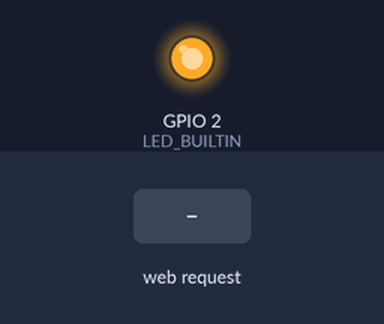
Bench run of a sketch on a simulated ESP8266 (NodeMCU). Parts: output pins drawn as LEDs (lit = HIGH, except the on-board LED, lit = LOW). Inputs (shaded band) come from the test bench. What the sketch prints to the serial monitor is not drawn.

Above: at 2.2 s.
2.3 s: HTTP request GET /LEDOff received
At 2.7 s:
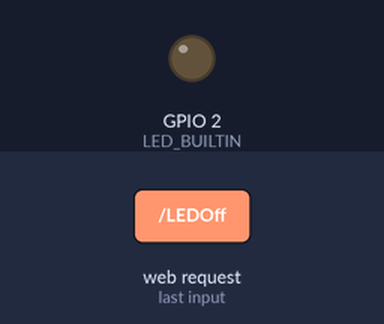
3.8 s: HTTP request GET /LEDOn received
At 5.1 s:
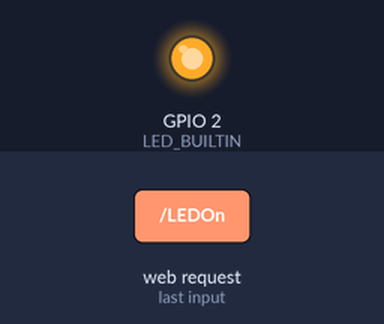
Timing chart, 0 to 6.8 s (numbered marks = the images above; inputs shaded):
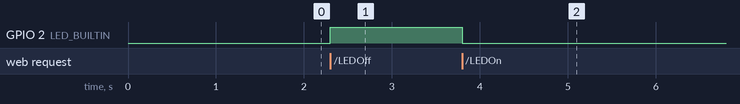

The sketch:

ESPwifi.ino
```cpp
#include <ESP8266WiFi.h>
#include <WiFiClient.h>
#include <ESP8266WebServer.h>

const char *ssid = "ESP";
const char *password = "123456789";
int stateLED = LOW;

ESP8266WebServer server(80);

void handleRoot() {
    response();
}

void handleLedOn() {
  stateLED = LOW;
  digitalWrite(LED_BUILTIN, stateLED);
  response();
}

void handleLedOff() {
  stateLED = HIGH;
  digitalWrite(LED_BUILTIN, stateLED);
  response();
}

const String HtmlHtml = "<html><head>"
    "<meta name=\"viewport\" content=\"width=device-width, initial-scale=1\" /></head>";
const String HtmlHtmlClose = "</html>";
const String HtmlTitle = "<h1>Arduino-er: ESP8266 AP WebServer exercise</h1><br/>\n";
const String HtmlLedStateLow = "<big>LED is now <b>ON</b></big><br/>\n";
const String HtmlLedStateHigh = "<big>LED is now <b>OFF</b></big><br/>\n";
const String HtmlButtons =
    "<a href=\"LEDOn\"><button style=\"display: block; width: 100%; color:green;\">ON</button></a><br/>"
    "<a href=\"LEDOff\"><button style=\"display: block; width: 100%; color:red;\">OFF</button></a><br/>";

void response(){
  String htmlRes = HtmlHtml + HtmlTitle;
  if(stateLED == LOW){
    htmlRes += HtmlLedStateLow;
  }else{
    htmlRes += HtmlLedStateHigh;
  }

  htmlRes += HtmlButtons;
  htmlRes += HtmlHtmlClose;

  server.send(200, "text/html", htmlRes);
}

void setup() {
    delay(1000);
    Serial.begin(9600);
    Serial.println();

    WiFi.softAP(ssid, password);

    IPAddress apip = WiFi.softAPIP();
    Serial.print("visit: \n");
    Serial.println(apip);
    server.on("/", handleRoot);
    server.on("/LEDOn", handleLedOn);
    server.on("/LEDOff", handleLedOff);
    server.begin();
    Serial.println("HTTP server beginned");
    pinMode(LED_BUILTIN, OUTPUT);
    digitalWrite(LED_BUILTIN, stateLED);
}

void loop() {
    server.handleClient();
}
```

Measured:
- after the input at 2.3 s, GPIO 2 (LED_BUILTIN): LOW → HIGH at once
- after the input at 3.8 s, GPIO 2 (LED_BUILTIN): HIGH → LOW at once
